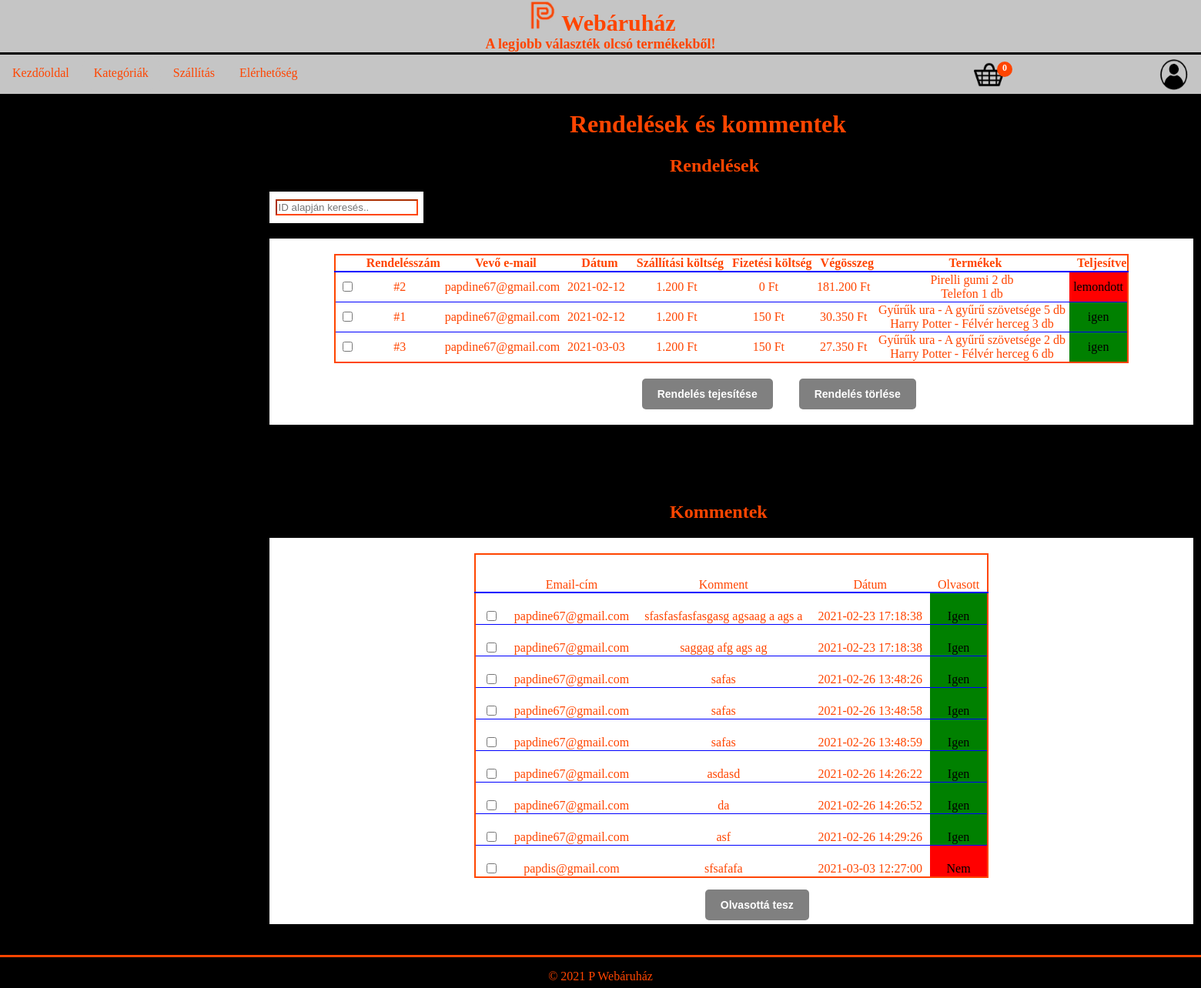
The page /rendelesek.php on the database its author committed.
### tables this page shows
CREATE TABLE `rendelesek` (
  `id` int(11) NOT NULL AUTO_INCREMENT,
  `fid` int(11) NOT NULL,
  `datum` date NOT NULL DEFAULT current_timestamp(),
  `szallitasi_koltseg` int(11) NOT NULL,
  `fizetesi_koltseg` int(11) NOT NULL,
  `vegosszeg` int(11) NOT NULL,
  `teljesitve` varchar(10) NOT NULL,
  PRIMARY KEY (`id`),
  KEY `fid` (`fid`),
  CONSTRAINT `rendelesek_ibfk_1` FOREIGN KEY (`fid`) REFERENCES `felhasznalok` (`id`)
);

CREATE TABLE `felhasznalok` (
  `id` int(11) NOT NULL AUTO_INCREMENT,
  `veznev` varchar(100) NOT NULL,
  `keresztnev` varchar(100) NOT NULL,
  `email` varchar(100) NOT NULL,
  `jelszo` varchar(255) NOT NULL,
  `aktivalokod` varchar(50) DEFAULT '',
  PRIMARY KEY (`id`)
);

CREATE TABLE `rendelesek_termekek` (
  `rendeles_id` int(11) NOT NULL,
  `termek_id` int(11) NOT NULL,
  `mennyiseg` int(11) NOT NULL,
  PRIMARY KEY (`rendeles_id`,`termek_id`),
  KEY `termek_id` (`termek_id`),
  CONSTRAINT `rendelesek_termekek_ibfk_1` FOREIGN KEY (`rendeles_id`) REFERENCES `rendelesek` (`id`),
  CONSTRAINT `rendelesek_termekek_ibfk_2` FOREIGN KEY (`termek_id`) REFERENCES `termekek` (`id`)
);

CREATE TABLE `termekek` (
  `id` int(11) NOT NULL AUTO_INCREMENT,
  `nev` varchar(100) NOT NULL,
  `leiras` varchar(500) NOT NULL,
  `kep` varchar(100) NOT NULL,
  `tipus` int(11) NOT NULL,
  `ar` decimal(10,0) NOT NULL,
  `akcio_nelkuli_ar` decimal(10,0) NOT NULL DEFAULT 0,
  `mennyiseg` int(11) NOT NULL,
  `datum_hozzaadva` timestamp NOT NULL DEFAULT current_timestamp(),
  `kifutott` varchar(20) NOT NULL DEFAULT 'nem',
  PRIMARY KEY (`id`)
);

CREATE TABLE `kommentek` (
  `id` int(11) NOT NULL AUTO_INCREMENT,
  `fid` int(11) NOT NULL,
  `komment` varchar(10000) NOT NULL,
  `olvasott` varchar(30) NOT NULL DEFAULT 'Nem',
  `datum` datetime NOT NULL DEFAULT current_timestamp(),
  PRIMARY KEY (`id`),
  KEY `fid` (`fid`),
  CONSTRAINT `kommentek_ibfk_1` FOREIGN KEY (`fid`) REFERENCES `felhasznalok` (`id`)
);

### rendelesek.php (the view, shortened to what this page needs)
<?php
include 'php/funkciok.php';
$conn = adatb_csatlakozas();
?>
<h1>Rendelések és kommentek</h1>
<?php
$stmt = $conn->prepare('SELECT * FROM rendelesek ORDER BY teljesitve DESC');
$stmt->execute();
$rendeles_alap = $stmt -> get_result();
?>
<h2>Rendelések</h2>
<div class = "rendeles-kereso">
<input type="text" id="keresotext" onkeyup="rendelesKereso()" placeholder="ID alapján keresés..">
</div>
<div class = "rendelesek-osszefogo">
<form action = "php/rendeles_dolgozo.php" method = "post">
<table id = "rendelestabla">
<thead>
  <tr>
    <th></th>
    <th>Rendelésszám</th>
	<th>Vevő e-mail</th>
    <th>Dátum</th>
	<th>Szállítási költség</th>
    <th>Fizetési költség</th>
	<th>Végösszeg</th>
    <th>Termékek</th>
	<th>Teljesítve</th>
  </tr>
</thead>
<tbody>
<?php foreach ($rendeles_alap as $rendeles): ?>
<tr>
<td><input type = "checkbox" name = "termekcheckbox[]" value = <?=$rendeles['id']?>></td>
<td>#<?=$rendeles['id']?></td>
<?php
$stmt = $conn->prepare('SELECT email FROM felhasznalok WHERE id = ?');
$stmt->bind_param('i',$rendeles['fid']);
$stmt->execute();
$felhasz_adatok = $stmt->get_result();
$adat = $felhasz_adatok->fetch_assoc();
$feamilt = $adat['email'];
?>
<td><?=$feamilt?></td>
<td><?=$rendeles['datum']?></td>
<td><?=number_format($rendeles['szallitasi_koltseg'] / 1000, 3, ".", "");?> Ft</td>
<td><?=$rendeles['fizetesi_koltseg']?> Ft</td>
<td><?=number_format($rendeles['vegosszeg'] / 1000, 3, ".", "");?> Ft</td>
<?php
$sql = "SELECT * FROM termekek t JOIN rendelesek_termekek rt ON rt.termek_id = t.id WHERE rt.rendeles_id = ?";
$stmt = $conn->prepare($sql);
$stmt -> bind_param('i',$rendeles['id']);
$stmt -> execute();
$termekek = $stmt -> get_result();
?>
<td>
<?php foreach($termekek as $termek): ?>
<Label><?=$termek['nev']?></Label>
<Label><?=$termek['mennyiseg']?> db</Label><br>
<?php endforeach; ?>
</td>
<?php if($rendeles['teljesitve'] == "igen"):?>
<td id = "rend-teljesitve"><?=$rendeles['teljesitve']?></td>
<?php elseif($rendeles['teljesitve'] == "lemondott"): ?>
<td id = "rend-lemondva"><?=$rendeles['teljesitve']?></td>
<?php else: ?>
<td id = "rend-nincs-teljesitve"><?=$rendeles['teljesitve']?></td>
<?php endif; ?>
</tr>
<?php endforeach; ?>
</tbody>
</table>
<input type = "submit" value = "Rendelés tejesítése" name = "steljesit" id = "steljesit">
<input type = "submit" value = "Rendelés törlése" name = "storol" id = "storol">
</form>
</div>
<?php
$stmt = $conn->prepare('SELECT * FROM kommentek');
$stmt->execute();
$kommentek = $stmt->get_result();
?>
<h2>Kommentek</h2>
<div class = "kommentek-osszefogo">
<form action = "php/rendeles_dolgozo.php" method = "post" id = "kommentform">
<table>
<thead>
<tr>
<td></td>
<td>Email-cím</td>
<td>Komment</td>
<td>Dátum</td>
<td>Olvasott</td>
</tr>
</thead>
<tbody>
<?php foreach ($kommentek as $komment): ?>
<tr>
<td> <input type = "checkbox" name = "olvasvalt[]" value = <?=$komment['id']?>> </td>
<td>
<?php
$stmt = $conn->prepare('SELECT email FROM felhasznalok WHERE id = ?');
$stmt->bind_param('i',$komment['fid']);
$stmt->execute();
$felhasz_adatok = $stmt->get_result();
$adat = $felhasz_adatok->fetch_assoc();
$feamil = $adat['email'];
?>
<?=$feamil?>
</td>
<td><?=$komment['komment']?></td>
<td><?=$komment['datum']?></td>
<?php if($komment['olvasott'] == "Igen"): ?>
<td id = "olvasott"><?=$komment['olvasott']?></td>
<?php else: ?>
<td id = "nem-olvasott"><?=$komment['olvasott']?></td>
<?php endif; ?>
</tr>
<?php endforeach; ?>
</tbody>
</table>
<input type = "submit" value = "Olvasottá tesz" name="submitkomment">
</form>
</div>

### css/rendelesek.css (style rules this page uses)
h1 { margin-left:740px; }
h2 { margin-left:870px; }
#rend-teljesitve { background:green; color: black; }
#rend-lemondva { background:red; color: black; }
.rendeles-kereso { background:white; width:200px; display:flex; align-items:center; justify-content:center; margin-left:350px; margin-bottom:20px; }
.rendeles-kereso input { border-color:orangered; margin-top:10px; margin-bottom:10px; }
.rendelesek-osszefogo { background:white; width:1200px; display:flex; align-items:center; justify-content:center; margin-left:350px; margin-bottom:100px; }
.rendelesek-osszefogo table { margin-top:20px; margin-bottom:20px; border: solid 2pt orangered; border-collapse: collapse; text-align:center; }
.rendelesek-osszefogo table thead th { border-bottom: solid 1.5pt blue; padding-left:10px; margin-top:10px; }
.rendelesek-osszefogo table tbody td { border-bottom: solid 1pt blue; padding-right:5px; padding-left:5px; }
#storol { margin-left:30px; margin-bottom:20px; padding: 12px 20px; border: 0; background: gray; color: white; font-size: 14px; font-weight: bold; cursor: pointer; border-radius: 5px; }
#steljesit { margin-left:400px; margin-bottom:20px; padding: 12px 20px; border: 0; background: gray; color: white; font-size: 14px; font-weight: bold; cursor: pointer; border-radius: 5px; }
.kommentek-osszefogo { display:flex; flex-flow:column; align-items:center; justify-content:center; background:white; width:1200px; margin-left:350px; }
.kommentek-osszefogo form table { width:100%; border: solid 2pt orangered; border-collapse: collapse; margin-top:20px; }
.kommentek-osszefogo form table thead td { padding: 30px 10px 0; text-align: center; border-bottom: solid 1.5pt blue; }
.kommentek-osszefogo form table tbody td { padding: 20px 10px 0; text-align: center; border-bottom: solid 1pt blue; }
.kommentek-osszefogo form input[type = "submit"] { margin:15px 0 5px 300px; padding: 12px 20px; border: 0; background: gray; color: white; font-size: 14px; font-weight: bold; cursor: pointer; border-radius: 5px; }
#olvasott { background:green; color: black; }
#nem-olvasott { background:red; color: black; }

### css/main.css (style rules this page uses)
body { background-color : rgb(0, 0, 0); font-family: cursive, 'Times New Roman', serif; margin: 0; padding: 0; color:orangered; }
html { height: 100%; }

### rows shown on the page
rendelesek: id "2", fid.email "papdine67@gmail.com", datum "2021-02-12", $rendeles['szallitasi_koltseg']/1000 "1.200", fizetesi_koltseg "0", $rendeles['vegosszeg']/1000 "181.200", teljesitve "lemondott"
rendelesek_termekek: termek.nev "Pirelli gumi", mennyiseg "2"
rendelesek_termekek: termek.nev "Telefon", mennyiseg "1"
rendelesek: id "1", fid.email "papdine67@gmail.com", datum "2021-02-12", $rendeles['szallitasi_koltseg']/1000 "1.200", fizetesi_koltseg "150", $rendeles['vegosszeg']/1000 "30.350", teljesitve "igen"
rendelesek_termekek: termek.nev "Gyűrűk ura - A gyűrű szövetsége", mennyiseg "5"
rendelesek_termekek: termek.nev "Harry Potter - Félvér herceg", mennyiseg "3"
rendelesek: id "3", fid.email "papdine67@gmail.com", datum "2021-03-03", $rendeles['szallitasi_koltseg']/1000 "1.200", fizetesi_koltseg "150", $rendeles['vegosszeg']/1000 "27.350", teljesitve "igen"
rendelesek_termekek: termek.nev "Gyűrűk ura - A gyűrű szövetsége", mennyiseg "2"
rendelesek_termekek: termek.nev "Harry Potter - Félvér herceg", mennyiseg "6"
kommentek: fid.email "papdine67@gmail.com", komment "sfasfasfasfasgasg agsaag a ags a", datum "2021-02-23 17:18:38", olvasott "Igen"
kommentek: fid.email "papdine67@gmail.com", komment "saggag afg ags ag", datum "2021-02-23 17:18:38", olvasott "Igen"
kommentek: fid.email "papdine67@gmail.com", komment "safas", datum "2021-02-26 13:48:26", olvasott "Igen"
kommentek: fid.email "papdine67@gmail.com", komment "safas", datum "2021-02-26 13:48:58", olvasott "Igen"
kommentek: fid.email "papdine67@gmail.com", komment "safas", datum "2021-02-26 13:48:59", olvasott "Igen"
kommentek: fid.email "papdine67@gmail.com", komment "asdasd", datum "2021-02-26 14:26:22", olvasott "Igen"
kommentek: fid.email "papdine67@gmail.com", komment "da", datum "2021-02-26 14:26:52", olvasott "Igen"
kommentek: fid.email "papdine67@gmail.com", komment "asf", datum "2021-02-26 14:29:26", olvasott "Igen"
kommentek: fid.email "papdis@gmail.com", komment "sfsafafa", datum "2021-03-03 12:27:00", olvasott "Nem"

### other values the page prints
$kosar_termek_szam "0"
